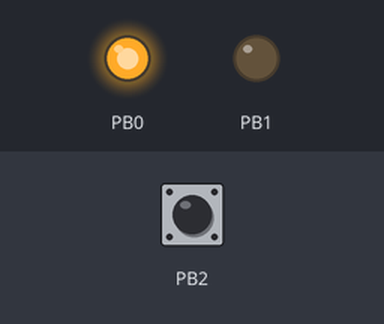
Recording of a program running on a simulated ATmega32, built with avr-gcc and emulated at 1 MHz. On the bench: output pins drawn as LEDs (lit = HIGH). The test bench sets the inputs (shaded band); at power-on: PB2 HIGH.

Above: at 1.2 s.
1.3 s: PB2 pulled LOW for 0.15 s
At 2.0 s:
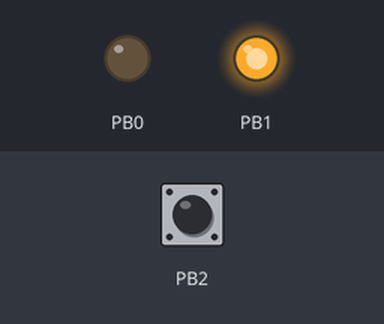
2.9 s: PB2 pulled LOW for 1 s
At 3.2 s:
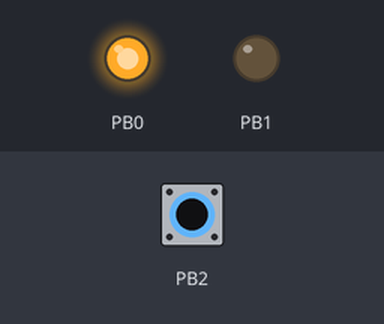
5.4 s: PB2 pulled LOW for 3.2 s
At 6.9 s:
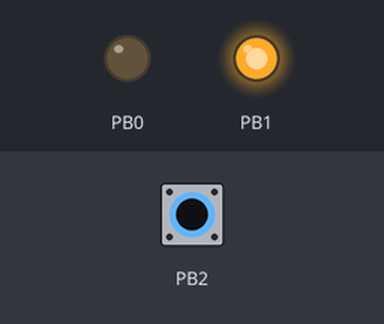
Timing chart, 0 to 8.4 s (numbered marks = the images above; inputs shaded):
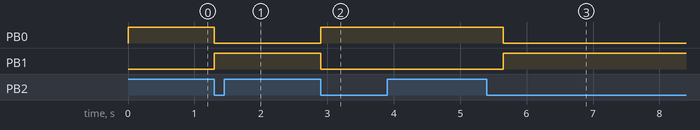

The program:

main.c
```c
#include <avr/io.h>

int main(void)
{
	DDRB |= (1 << PINB0);        //Set Direction as output for PINB0
	PORTB ^= (1 << PINB0);       //Toggle PINB0 from the begining.
	DDRB |= (1 << PINB1);        //Set Direction as output for PINB1
	DDRB &= ~(1 << PINB2);       //Set Direction as input for PINB2
	PORTB |= (1 << PINB2);       //Set PINB2 on a high reading

	int pressed = 0;
	int pressed_confidence_level = 0;
	int released_confidence_level = 0;

	while(1)
	{
		if (bit_is_clear(PINB, 2))
		{
			pressed_confidence_level++;

			if (pressed_confidence_level > 200)
			{
				if (pressed == 0)
				{
					PORTB ^= (1 << PINB0);
					PORTB ^= (1 << PINB1);
					pressed = 1;
					pressed_confidence_level = 0;
				}
			}
		}
		else
		{
			released_confidence_level++;

			if (released_confidence_level > 200)
			{
				pressed = 0;
				released_confidence_level = 0;
			}
		}
	}
	return 0;
}
```

Measured:
- after the input at 1.3 s, PB0: HIGH → LOW at once; PB1: LOW → HIGH at once
- after the input at 2.9 s, PB0: LOW → HIGH at once; PB1: HIGH → LOW at once
- after the input at 5.4 s, PB0: HIGH → LOW after 0.25 s; PB1: LOW → HIGH after 0.25 s
